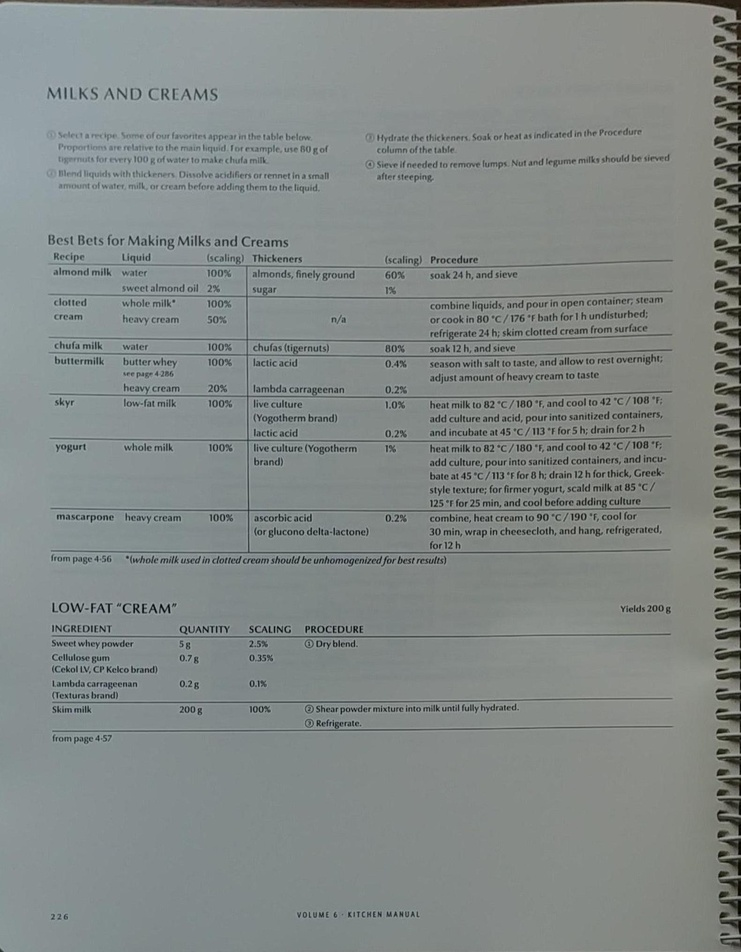
#> input picture contrib/document_cleanup/confidence_based_Sauvola_binarization/test_images/2.jpeg, 741 x 952 px, shrunk from 1581 x 2029 before the run
$ jupyter execute Modified-Sauvola_Binarization.ipynb
#> lines starting #> are read from the running program, lines starting #| are printed output that depends on the picture; after the words box and inside, x2 and y2 are one past the last pixel; in counts of white or black regions, pixels touching at a corner belong together
### contrib/document_cleanup/confidence_based_Sauvola_binarization/ModifiedSauvola_Binarization.py
'''
@author: Soumyadeep Dey
				email:Soumyadeep.Dey@microsoft.com
				Date: October 2020
				cite: https://drive.google.com/file/d/1D3CyI5vtodPJeZaD2UV5wdcaIMtkBbdZ/view?usp=sharing
'''

# importing required libraries
import numpy as np
import cv2
from skimage.filters import threshold_sauvola


def SauvolaModBinarization(image,n1=51,n2=51,k1=0.3,k2=0.3,default=True):
    '''
	 Binarization using Sauvola's algorithm
		@name : SauvolaModBinarization
	 parameters
		@param image (numpy array of shape (3/1) of type np.uint8): color or gray scale image
	 optional parameters
		@param n1 (int) : window size for running sauvola during the first pass
		@param n2 (int): window size for running sauvola during the second pass
		@param k1 (float): k value corresponding to sauvola during the first pass
		@param k2 (float): k value corresponding to sauvola during the second pass
		@param default (bool) : bollean variable to set the above parameter as default.

			@param default is set to True : thus default values of the above optional parameters (n1,n2,k1,k2) are set to
				n1 = 5 % of min(image height, image width)
				n2 = 10 % of min(image height, image width)
				k1 = 0.5
				k2 = 0.5
		Returns
			@return A binary image of same size as @param image

		@cite https://drive.google.com/file/d/1D3CyI5vtodPJeZaD2UV5wdcaIMtkBbdZ/view?usp=sharing
    '''

    if(default):
        n1 = int(0.05*min(image.shape[0],image.shape[1]))
        if (n1%2==0):
            n1 = n1+1
        n2 = int(0.1*min(image.shape[0],image.shape[1]))
        if (n2%2==0):
            n2 = n2+1
        k1 = 0.5
        k2 = 0.5
    if(image.ndim==3):
        gray = cv2.cvtColor(image, cv2.COLOR_BGR2GRAY)
    else:
        gray = np.copy(image)
    T1 = threshold_sauvola(gray, window_size=n1,k=k1)
    max_val = np.amax(gray)
    min_val = np.amin(gray)
    C = np.copy(T1)
    C = C.astype(np.float32)
    C[gray > T1] = (gray[gray > T1] - T1[gray > T1])/(max_val - T1[gray > T1])
    C[gray <= T1] = 0
    C = C * 255.0
    new_in = np.copy(C.astype(np.uint8))
    T2 = threshold_sauvola(new_in, window_size=n2,k=k2)
    binary = np.copy(gray)
    binary[new_in <= T2] = 0
    binary[new_in > T2] = 255
    return binary

### contrib/document_cleanup/confidence_based_Sauvola_binarization/Modified-Sauvola_Binarization.ipynb
## Document-image binarization using modified Sauvola's algorithm

This binarization technique is an improvement over Sauvola's binarization technique. In this work, we improve the existing Sauvola's binarization technique by preserving more foreground information in the binarized document-images. In order to achieve this, we introduce a confidence score for the background pixels.

In Sauvola's algorithm, a threshold is computed for each pixel using the Eq $\ref{eq:sauvola}$, where, for an input image $I$,  $R=\frac{\textrm{max}(I) - \textrm{min}(I)}{2}$.
\begin{equation}
T_W (p)= m_{W}^{p} \times [1+k\times (\frac{s_{W}^{p}}{R} - 1)]
\label{eq:sauvola} \tag{1}
\end{equation}
The threshold $T$ is computed for each pixel ($p$) based on a window $W$ of size $n \times n$ surrounding it, where $m_{W}^{p}, s_{W}^{p}$ respectively represent mean and standard deviation of $W$ around pixel $p$, and  $k$ lies between $0 \le k \le 1$.

We define a confidence value, $C$, for each pixel $p$ as Eq \ref{eq:conf}, where max($I$) represent maximum value of any pixel of an input image $I$.
\begin{equation}
  C_W(p)  = \left\{
  \begin{array}{l l}
    \frac{I(p) - T_W(p)}{\textrm{max}(I) - T_W(p)} & \quad \textrm{if \textit{$I(p)$} $>$ \textit{$T_W(p)$}}\\
    0 & \quad  \textrm{otherwise}\\
  \end{array} \right.
\label{eq:conf} \tag{2}
\end{equation}

A new image $I_{c}$ corresponding to an input image $I$ is generated using the confidence value given by the  Eq $\ref{eq:conf}$. Later, Eq $\ref{eq:sauvola}$ is used to compute thresholds for the image $I_c$. These thresholds are further used to generate the new binary image.

For details refer to this [paper](https://drive.google.com/file/d/1D3CyI5vtodPJeZaD2UV5wdcaIMtkBbdZ/view?usp=sharing)

This notebook provides an example of how to utilize modified sauvola algorithm for image binarization task.

[cell 1]
import numpy as np
import cv2
from matplotlib import pyplot as plt
from skimage.filters import threshold_sauvola
import ModifiedSauvola_Binarization as MSB

# Sample Usage

[cell 2]
filename = "test_images/2.jpeg"
in_color = cv2.imread(filename,1)
#> in_color is the input picture: shape (952, 741, 3); mean B, G, R 135.2, 136.8, 130.7

plt.imshow(cv2.cvtColor(in_color, cv2.COLOR_BGR2RGB))
plt.title('input')
plt.show()

##########################################################################################
# Executing Sauvola for binarization

win_size = int(0.05*min(in_color.shape[0],in_color.shape[1]))
if (win_size%2==0):
    win_size = win_size + 1
k = 0.5
gray = cv2.cvtColor(in_color, cv2.COLOR_BGR2GRAY)
T = threshold_sauvola(gray, window_size=win_size,k=k)
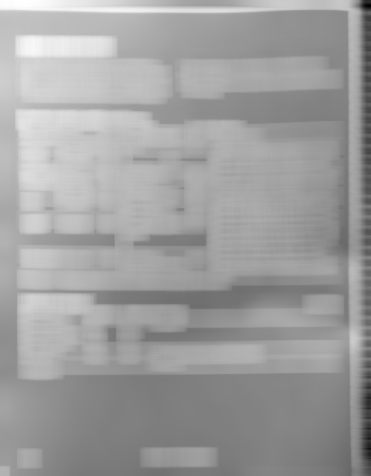
#> T: shape (952, 741) float64 (shown at 1/2 size); min 46.96, max 89.52, mean 73.6; drawn with min black and max white
binary = np.copy(gray)
binary[gray <= T] = 0
#> binary: shape (952, 741); min 0, max 179, mean 133.1
binary[gray > T] = 255
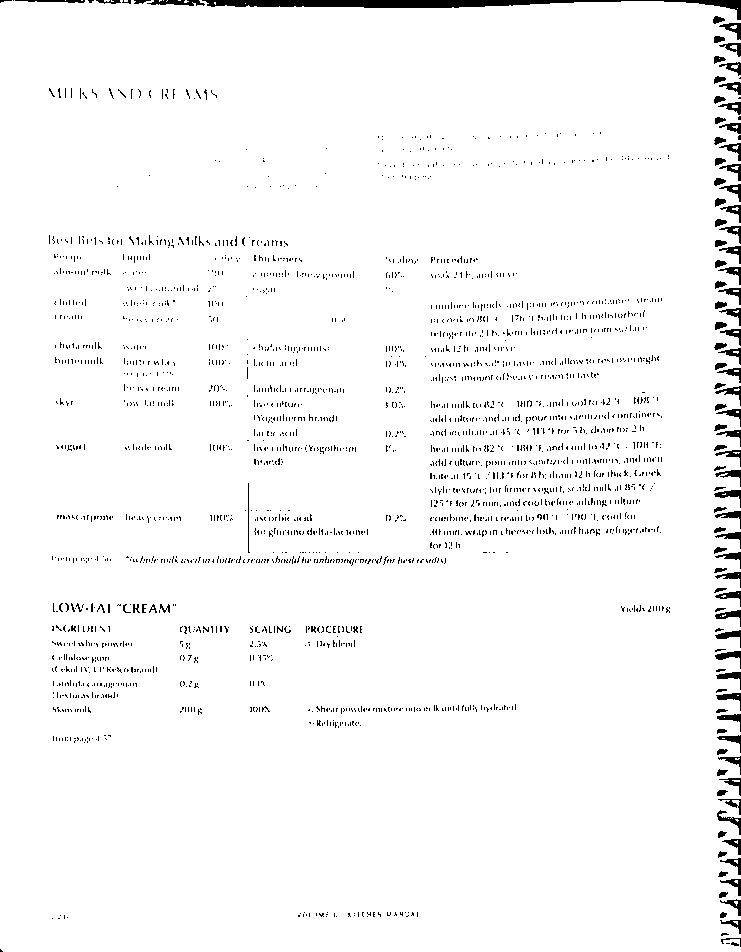
#> binary: shape (952, 741); 96.8% white; 2741 black regions (2636 under 20 px), largest, box (x1, y1, x2, y2) and area: (202, 0, 741, 20) 2944, (147, 0, 205, 6) 220, (714, 490, 741, 508) 165

plt.imshow(gray,cmap = 'gray')
plt.title('gray')
plt.show()

plt.imshow(binary,cmap = 'gray')
plt.title('sauvola')
plt.show()
##########################################################################################
# Executing modified sauvola for binarization using deafult parameters

binary_default = MSB.SauvolaModBinarization(in_color)
#> in SauvolaModBinarization, `max_val = np.amax(gray)`: max_val = 179
#> in SauvolaModBinarization, `min_val = np.amin(gray)`: min_val = 0
#> in SauvolaModBinarization, `C[gray > T1] = (gray[gray > T1] - T1[gray > T1])/(max_val - T1[gray > ..`:
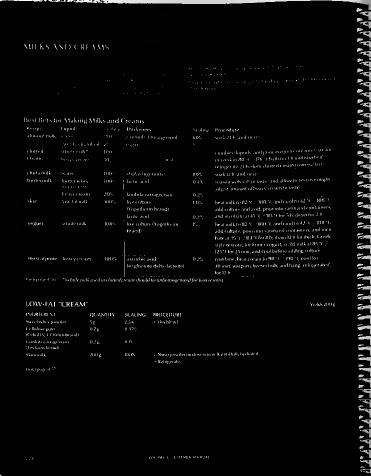
#> C: shape (952, 741) float32 (shown at 1/2 size); min 1.1e-05, max 89.52, mean 2.9; drawn with min black and max white
#> in SauvolaModBinarization, `T2 = threshold_sauvola(new_in, window_size=n2,k=k2)`:
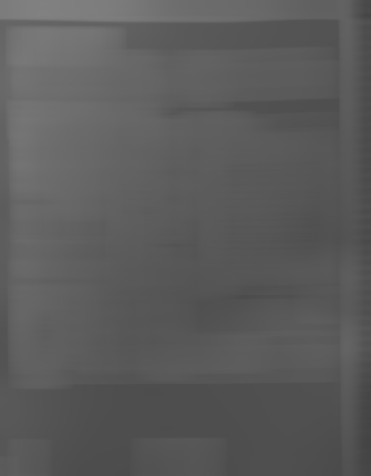
#> T2: shape (952, 741) float64 (shown at 1/2 size); min 67.25, max 129.2, mean 91.9

plt.imshow(binary_default,cmap = 'gray')
plt.title('sauvola_mod_default')
plt.show()

##########################################################################################
# Executing modified sauvola for binarization using custom parameters

k1=0.5
k2=0.5
n1 = int(0.04*min(in_color.shape[0],in_color.shape[1]))
if (n1%2==0):
    n1 = n1+1
n2 = int(0.09*min(in_color.shape[0],in_color.shape[1]))
if (n2%2==0):
    n2 = n2+1
binary_nondefault = MSB.SauvolaModBinarization(in_color,n1,n2,k1,k2,default=False)
#> call 2 of SauvolaModBinarization, with n1 = 29, n2 = 67, k1 = 0.5, k2 = 0.5, default = False
#> in SauvolaModBinarization (call 2), `C[gray <= T1] = 0`:
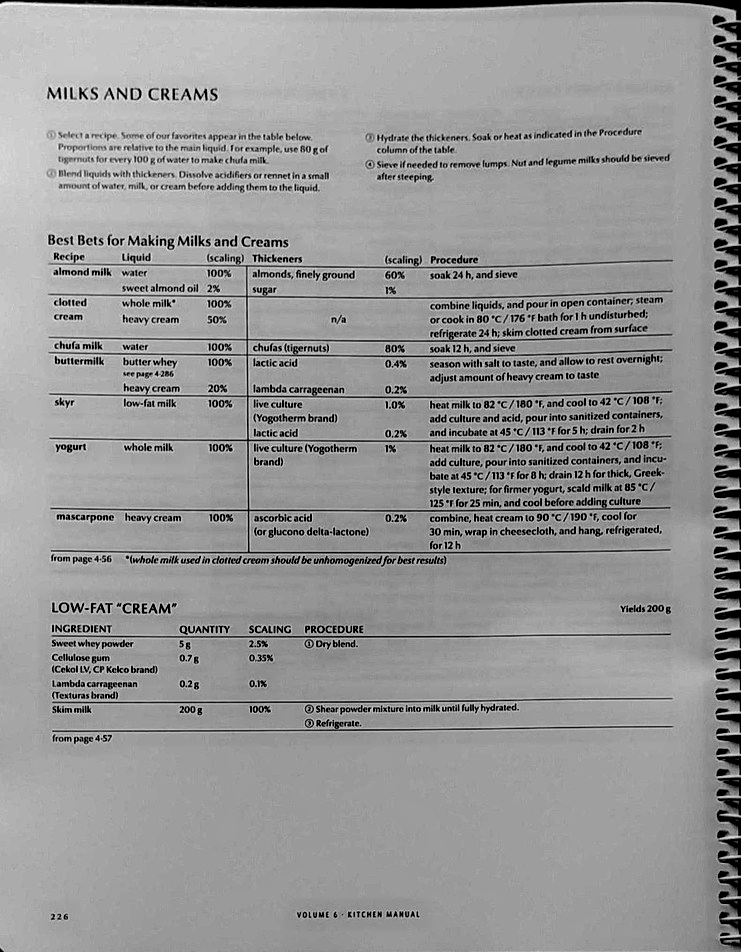
#> C: shape (952, 741) float32; min 0, max 1, mean 0.589
#> in SauvolaModBinarization (call 2), `binary[new_in <= T2] = 0`:
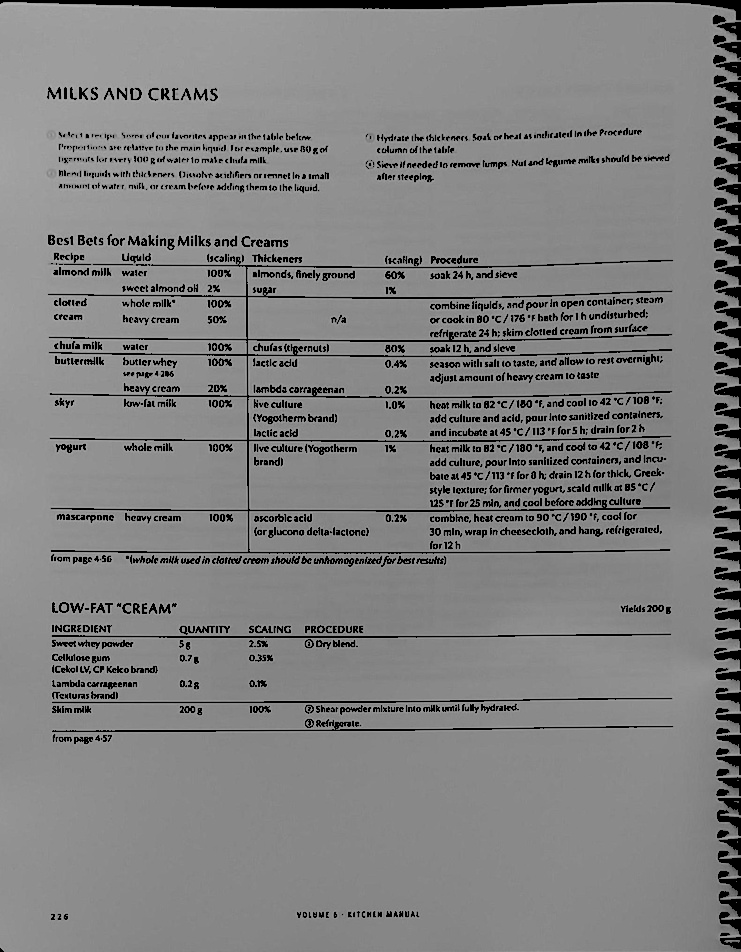
#> binary: shape (952, 741); min 0, max 179, mean 128.3


plt.imshow(binary_nondefault,cmap = 'gray')
plt.title('sauvola_mod_nondefault')
plt.show()

##########################################################################################

$ run again, with contrib/document_cleanup/confidence_based_Sauvola_binarization/test_images/10.jpeg copied over contrib/document_cleanup/confidence_based_Sauvola_binarization/test_images/2.jpeg
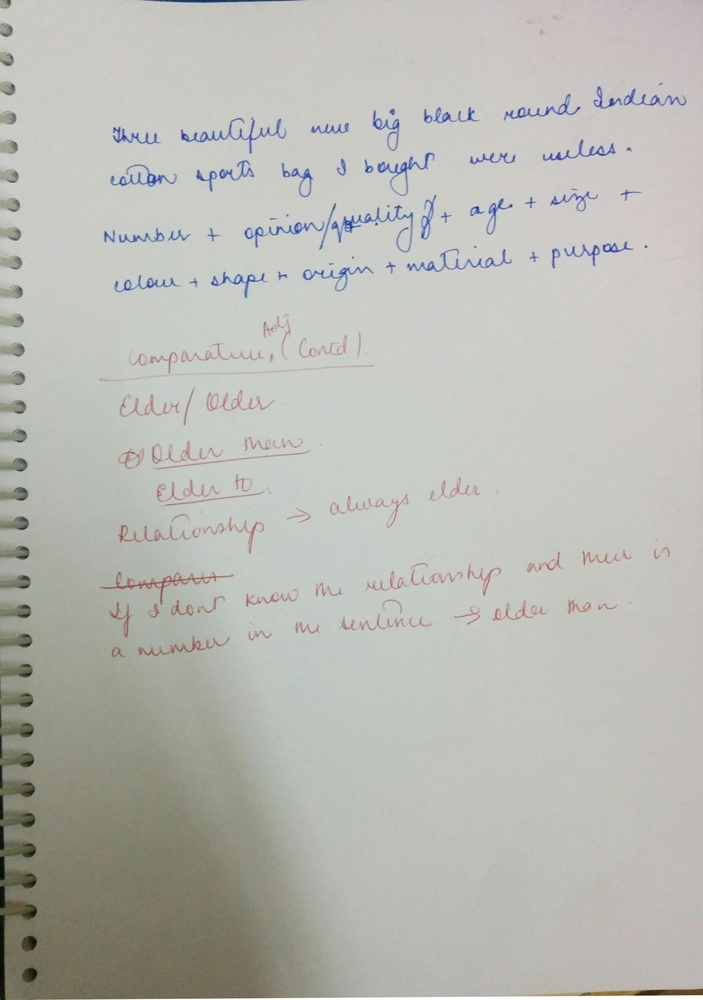
#> input picture contrib/document_cleanup/confidence_based_Sauvola_binarization/test_images/10.jpeg, 703 x 1000 px, shrunk from 3223 x 4584 before the run
#> in_color is the input picture: shape (1000, 703, 3); mean B, G, R 179.7, 186, 185.3
#> max_val = 255
#> min_val = 5
#> in SauvolaModBinarization (call 2), `C[gray <= T1] = 0`:
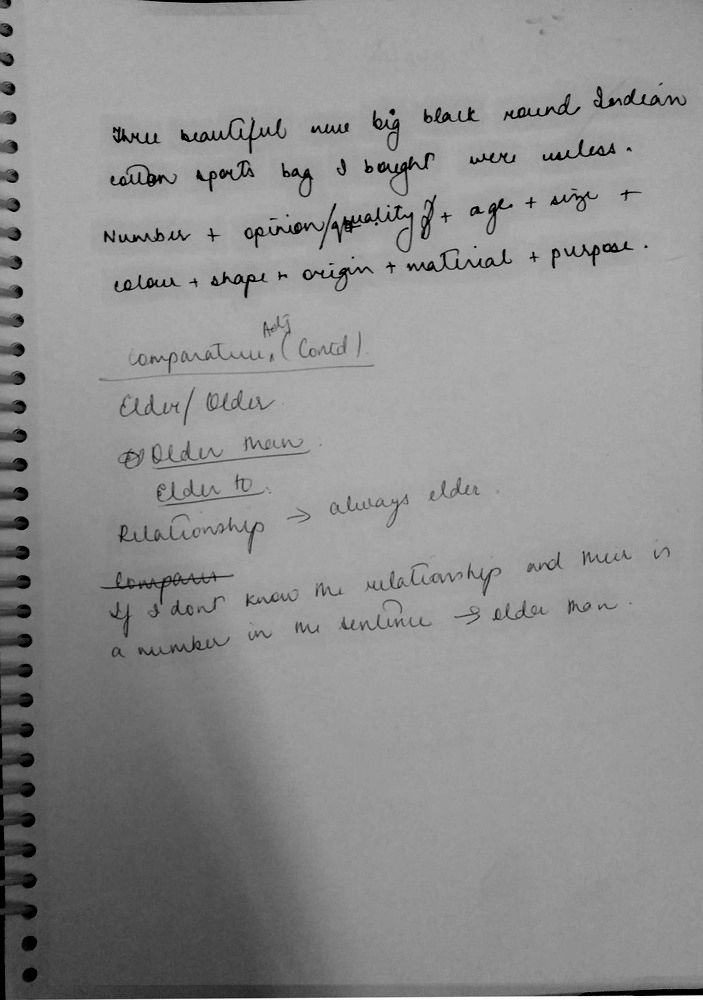
#> C: shape (1000, 703) float32; min 0, max 1, mean 0.563
#> in SauvolaModBinarization (call 2), `binary[new_in > T2] = 255`:
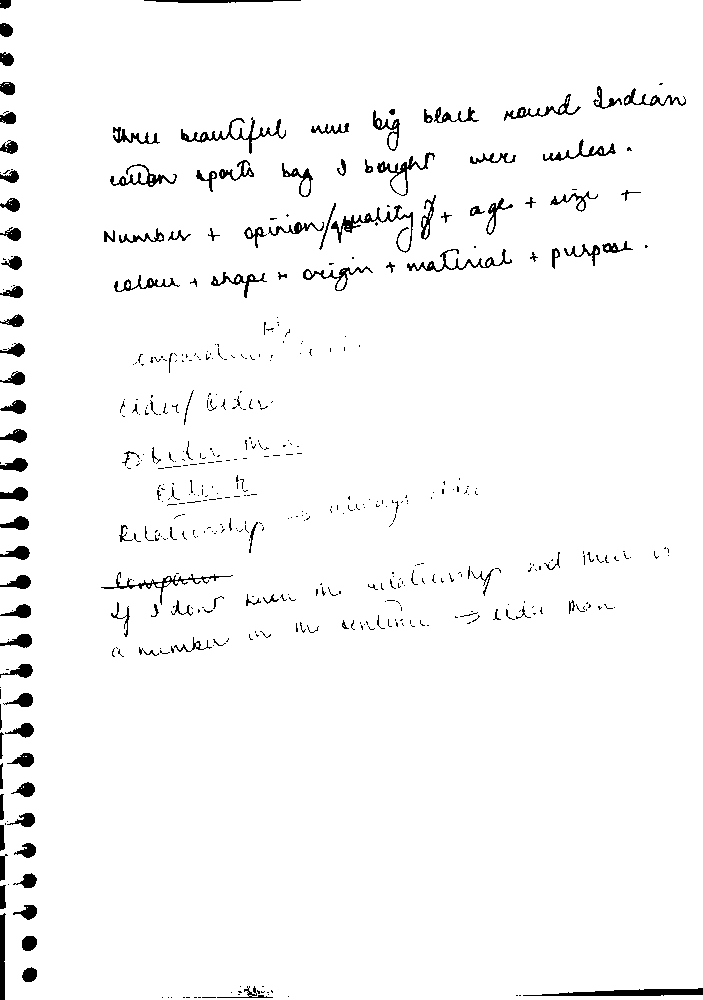
#> binary: shape (1000, 703); 97% white; 506 black regions (381 under 20 px), largest, box (x1, y1, x2, y2) and area: (523, 988, 703, 996) 837, (331, 205, 413, 253) 619, (181, 117, 286, 154) 604

$ run again, with contrib/document_cleanup/confidence_based_Sauvola_binarization/test_images/11.jpeg copied over contrib/document_cleanup/confidence_based_Sauvola_binarization/test_images/2.jpeg
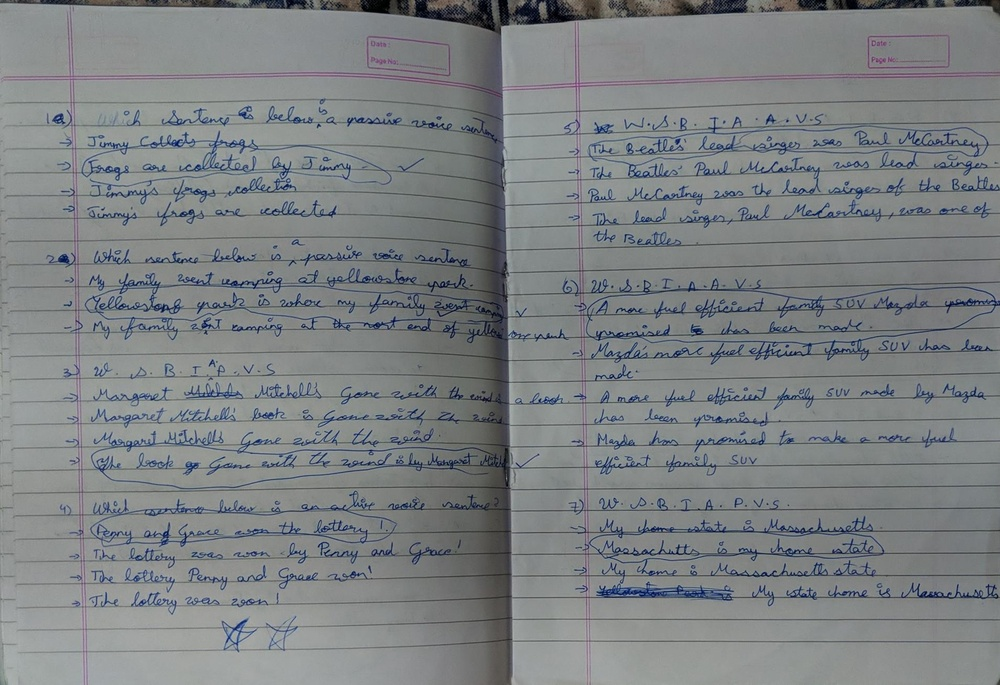
#> input picture contrib/document_cleanup/confidence_based_Sauvola_binarization/test_images/11.jpeg, 1000 x 685 px, shrunk from 1908 x 1307 before the run
#> in_color is the input picture: shape (685, 1000, 3); mean B, G, R 131.4, 129.4, 125.3
#> `binary[gray > T] = 255`:
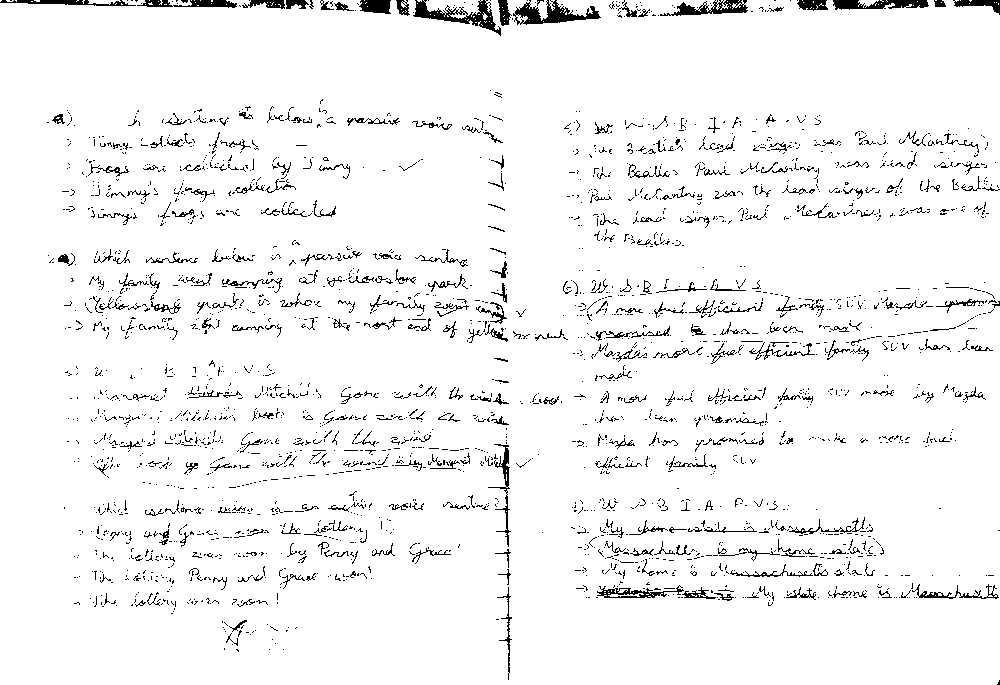
#> binary: shape (685, 1000); 95.4% white; black in thin lines or dots
#> max_val = 180
#> min_val = 0
#> in SauvolaModBinarization (call 2), `binary[new_in > T2] = 255`:
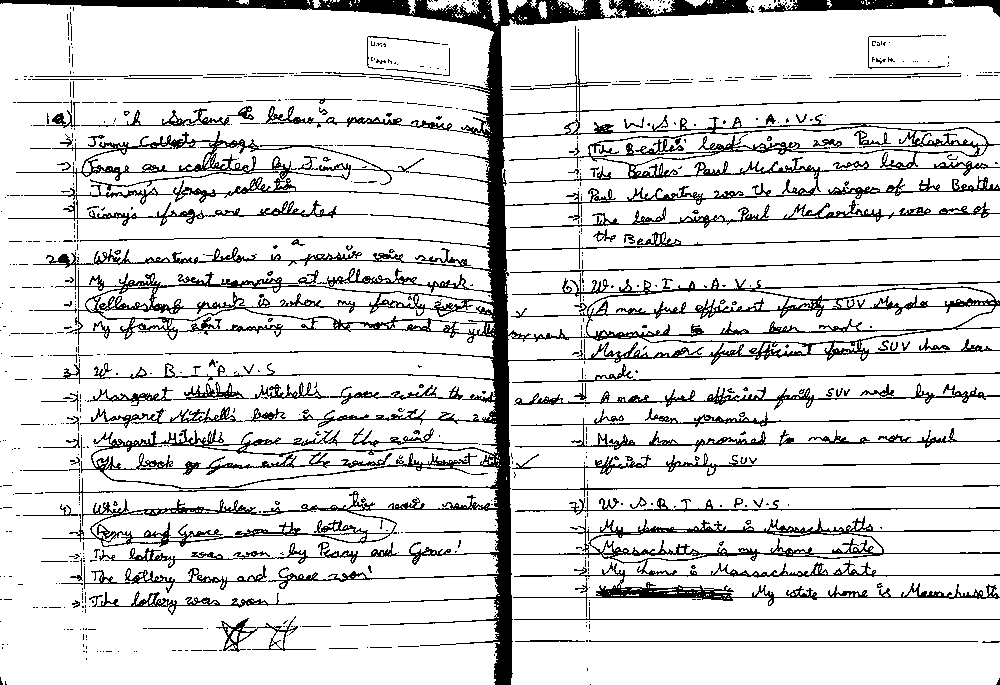
#> binary: shape (685, 1000); 85.8% white; 743 black regions (592 under 20 px), largest, box (x1, y1, x2, y2) and area: (0, 0, 1000, 685) 53716, (513, 516, 1000, 617) 7356, (16, 131, 424, 192) 2801
